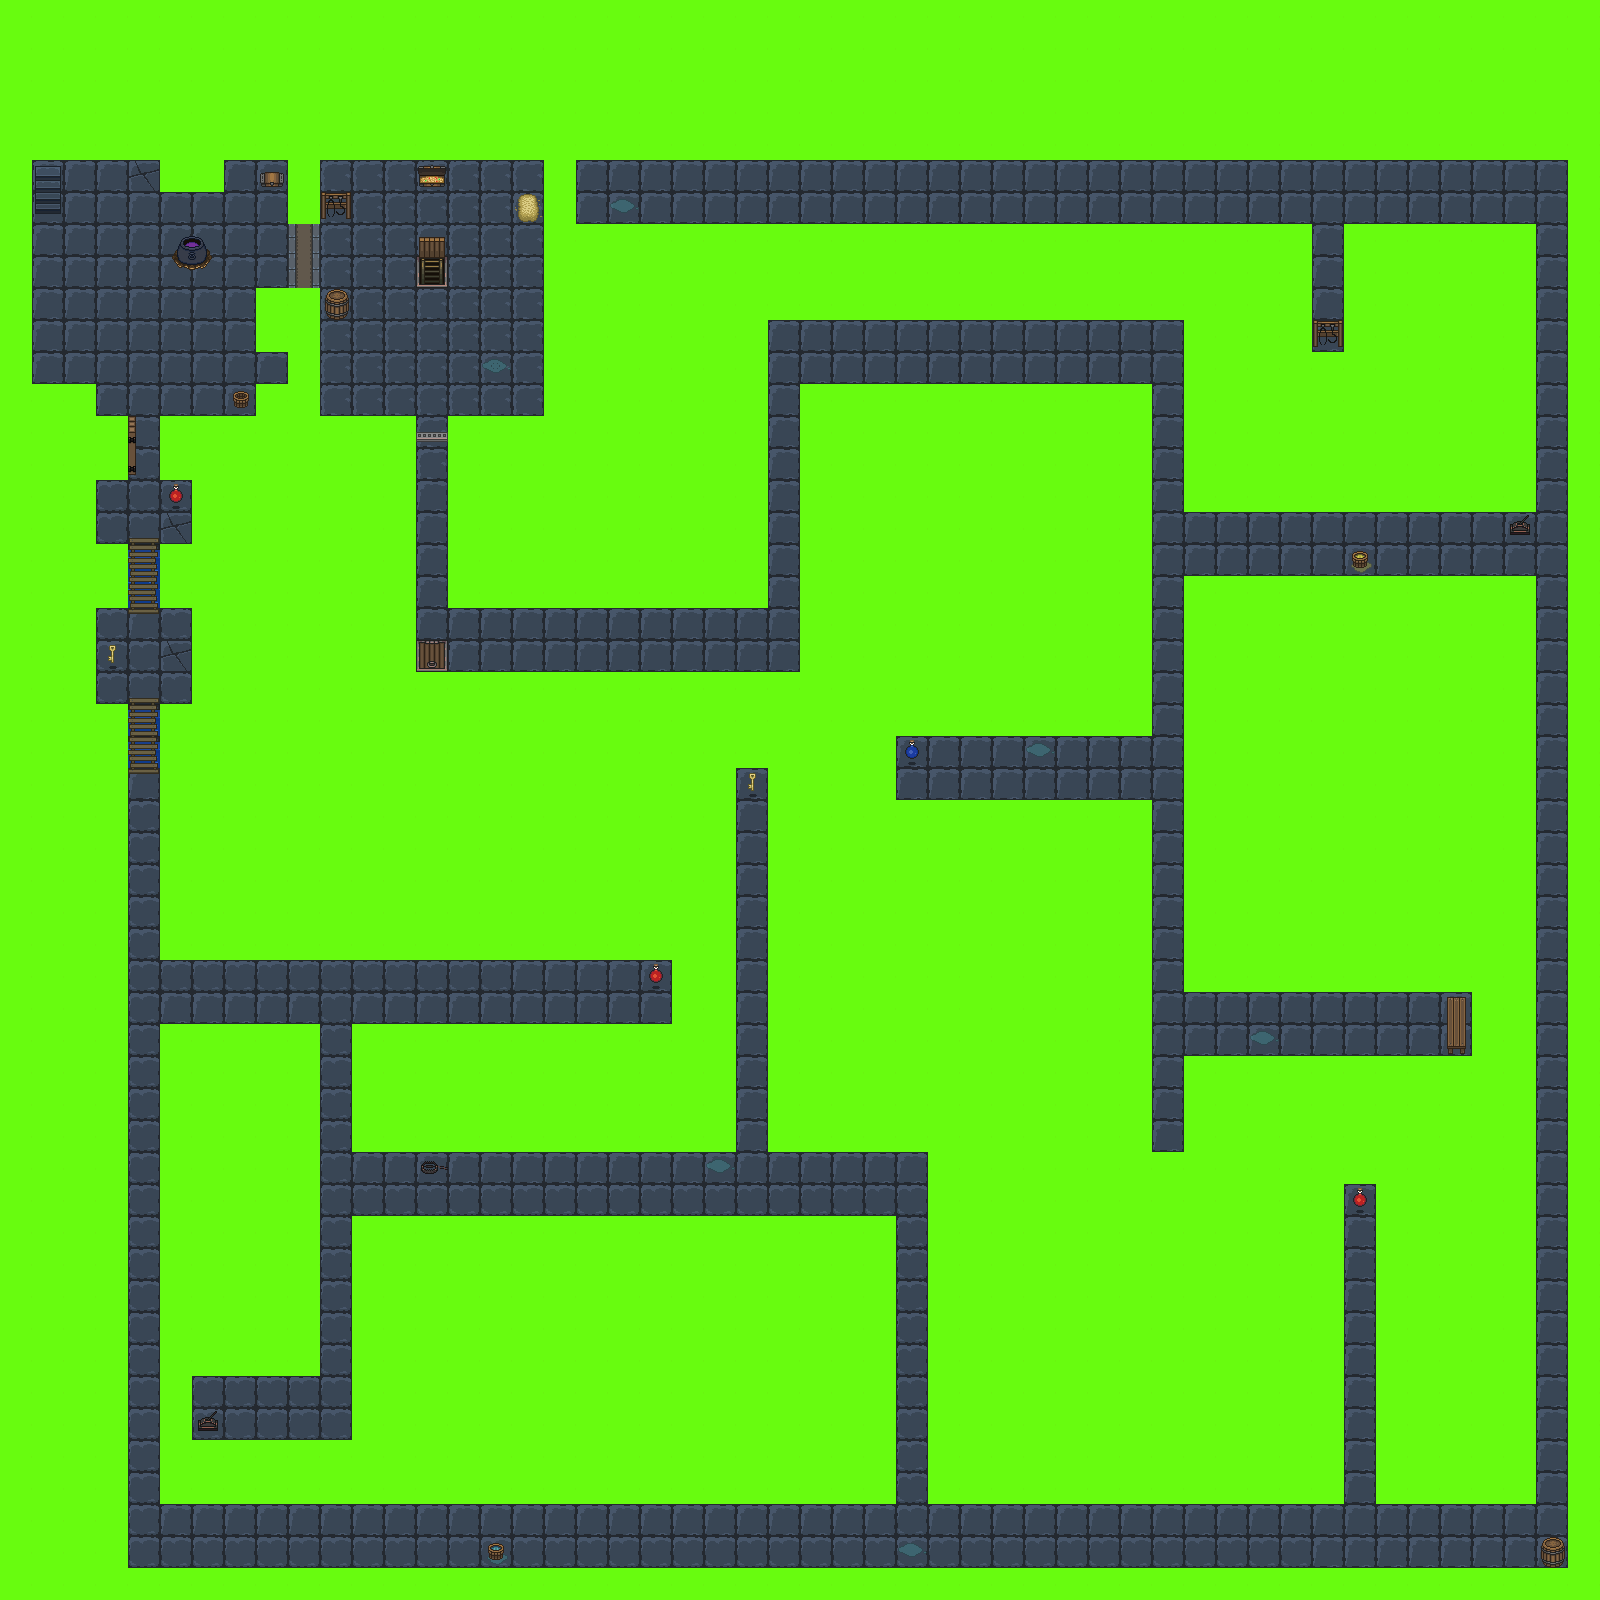

This is a level from a 2D game, rendered from its Tiled map with the project's own tilesets. A one-line summary and the map file follow, with tile-layer data summarised:
An orthogonal 50x50 tile map with 32x32 px tiles, 3 tile layers (Floor, Decorations, Boundary), 5 tilesets.

<map version="1.0" tiledversion="1.1.6" orientation="orthogonal" renderorder="right-down" width="50" height="50" tilewidth="32" tileheight="32" infinite="0" nextobjectid="3">
 <tileset firstgid="1" name="Floor" tilewidth="32" tileheight="32" tilecount="140" columns="7">
  <image source="dungeon_tileset.png" width="224" height="640" />
 </tileset>
 <tileset firstgid="141" name="Decorations" tilewidth="32" tileheight="32" tilecount="476" columns="14">
  <image source="dungeon_objects.png" width="448" height="1088" />
  <tile id="19">
   <animation>
    <frame tileid="14" duration="100" />
    <frame tileid="14" duration="100" />
    <frame tileid="15" duration="100" />
    <frame tileid="16" duration="100" />
    <frame tileid="17" duration="100" />
    <frame tileid="18" duration="100" />
    <frame tileid="19" duration="100" />
   </animation>
  </tile>
  <tile id="28">
   <animation>
    <frame tileid="28" duration="300" />
    <frame tileid="29" duration="300" />
    <frame tileid="30" duration="300" />
    <frame tileid="31" duration="300" />
    <frame tileid="32" duration="300" />
   </animation>
  </tile>
 </tileset>
 <tileset firstgid="617" name="Items" tilewidth="32" tileheight="32" tilecount="42" columns="6">
  <image source="dungeon_items.png" width="192" height="224" />
  <tile id="0">
   <animation>
    <frame tileid="0" duration="100" />
    <frame tileid="1" duration="100" />
    <frame tileid="2" duration="100" />
    <frame tileid="3" duration="100" />
   </animation>
  </tile>
  <tile id="6">
   <animation>
    <frame tileid="6" duration="100" />
    <frame tileid="7" duration="100" />
    <frame tileid="8" duration="100" />
    <frame tileid="9" duration="100" />
    <frame tileid="10" duration="100" />
    <frame tileid="11" duration="100" />
   </animation>
  </tile>
  <tile id="18">
   <animation>
    <frame tileid="18" duration="100" />
    <frame tileid="19" duration="100" />
    <frame tileid="20" duration="100" />
    <frame tileid="21" duration="100" />
    <frame tileid="22" duration="100" />
    <frame tileid="23" duration="100" />
   </animation>
  </tile>
  <tile id="24">
   <animation>
    <frame tileid="24" duration="100" />
    <frame tileid="25" duration="100" />
    <frame tileid="26" duration="100" />
    <frame tileid="27" duration="100" />
    <frame tileid="28" duration="100" />
    <frame tileid="29" duration="100" />
   </animation>
  </tile>
 </tileset>
 <tileset firstgid="659" name="Boundary" tilewidth="32" tileheight="32" tilecount="256" columns="16">
  <image source="school.png" width="512" height="512" />
 </tileset>
 <tileset firstgid="915" name="Decorations2" tilewidth="64" tileheight="64" tilecount="119" columns="7">
  <image source="dungeon_objects.png" width="448" height="1088" />
  <tile id="112">
   <animation>
    <frame tileid="112" duration="500" />
    <frame tileid="113" duration="500" />
    <frame tileid="114" duration="500" />
    <frame tileid="115" duration="500" />
    <frame tileid="116" duration="500" />
    <frame tileid="117" duration="500" />
    <frame tileid="118" duration="500" />
   </animation>
  </tile>
 </tileset>
 <layer name="Floor" width="50" height="50">
  <data>[2500 cells, 1938 non-empty, 48 distinct tile ids]</data>
 </layer>
 <layer name="Decorations" width="50" height="50">
  <data>[2500 cells, 651 non-empty, 71 distinct tile ids]</data>
 </layer>
 <layer name="Boundary" width="50" height="50">
  <data>[2500 cells, 1882 non-empty, 1 distinct tile ids]</data>
 </layer>
</map>
